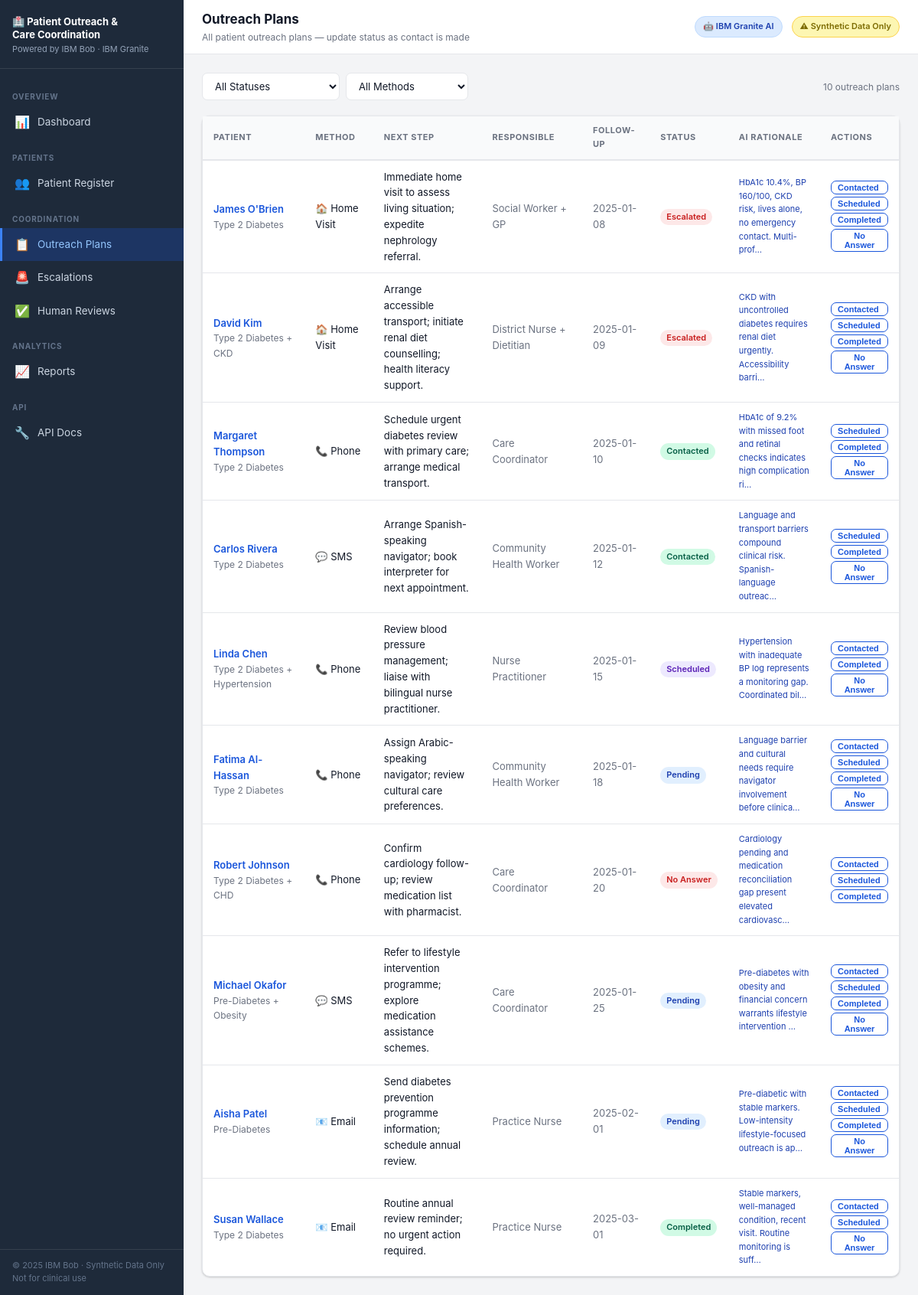
Screenshot of /outreach with the database file from the repository.
### database.py (models this page shows)
class OutreachPlan(Base):
    __tablename__ = "outreach_plans"
    id              = Column(Integer, primary_key=True, index=True)
    patient_id      = Column(Integer, ForeignKey("patients.id"))
    contact_method  = Column(String(50))  # Phone, SMS, Email, Home Visit
    next_step       = Column(Text)
    responsible_role= Column(String(100))
    follow_up_date  = Column(String(20))
    status          = Column(String(30), default="Pending")
    ai_rationale    = Column(Text)        # Granite-generated explanation
    notes           = Column(Text)
    created_at      = Column(DateTime, default=datetime.utcnow)
    updated_at      = Column(DateTime, default=datetime.utcnow, onupdate=datetime.utcnow)
    patient = relationship("Patient", back_populates="outreach_plans")

class Patient(Base):
    __tablename__ = "patients"
    id                 = Column(Integer, primary_key=True, index=True)
    name               = Column(String(100), nullable=False)
    age                = Column(Integer)
    gender             = Column(String(20))
    condition          = Column(String(100))          # primary chronic condition
    hba1c              = Column(Float)                # diabetes marker
    blood_pressure     = Column(String(20))
    last_visit         = Column(String(20))           # date string YYYY-MM-DD
    phone              = Column(String(30))
    email              = Column(String(100))
    address            = Column(String(200))
    insurance          = Column(String(50))
    language           = Column(String(50), default="English")
    ai_risk_score      = Column(Float)                # 0–100
    ai_risk_level      = Column(String(20))
    reviewed_risk_level= Column(String(20))           # after human review
    missing_data_flags = Column(Text)                 # JSON list
    created_at         = Column(DateTime, default=datetime.utcnow)
    outreach_plans  = relationship("OutreachPlan",  back_populates="patient", cascade="all, delete")
    care_barriers   = relationship("CareBarrier",   back_populates="patient", cascade="all, delete")
    escalations     = relationship("Escalation",    back_populates="patient", cascade="all, delete")
    review_records  = relationship("ReviewRecord",  back_populates="patient", cascade="all, delete")

### main.py (the view)
@app.get("/outreach", response_class=HTMLResponse)
async def outreach_page(request: Request, db: Session = Depends(get_db)):
    plans = (
        db.query(OutreachPlan)
        .order_by(OutreachPlan.follow_up_date.asc())
        .all()
    )
    return templates.TemplateResponse(request, "outreach.html", {
        "plans": plans,
    })

### templates/outreach.html (shortened to what this page needs)
{% extends "base.html" %}
{% block page_title %}Outreach Plans{% endblock %}
{% block page_sub %}All patient outreach plans — update status as contact is made{% endblock %}
{% block content %}
<div class="d-flex align-center gap-2 mb-3" style="justify-content:space-between;flex-wrap:wrap;">
  <div style="display:flex;gap:8px;flex-wrap:wrap;">
    <select id="statusFilter" class="form-control" style="width:180px;" onchange="filterPlans()">
      <option value="">All Statuses</option>
    </select>
    <select id="methodFilter" class="form-control" style="width:160px;" onchange="filterPlans()">
      <option value="">All Methods</option>
    </select>
  </div>
  <span class="text-muted text-sm">{{ plans|length }} outreach plans</span>
</div>
<div class="card">
  <div class="table-wrap">
    <table id="outreachTable">
      <thead>
        <tr>
          <th>Patient</th>
          <th>Method</th>
          <th>Next Step</th>
          <th>Responsible</th>
          <th>Follow-up</th>
          <th>Status</th>
          <th>AI Rationale</th>
          <th>Actions</th>
        </tr>
      </thead>
      <tbody>
        {% for plan in plans %}
        {% set s = plan.status | lower | replace(' ', '') %}
        <tr data-status="{{ plan.status }}" data-method="{{ plan.contact_method }}">
          <td>
            <a href="/patients/{{ plan.patient_id }}" style="font-weight:600;">{{ plan.patient.name }}</a>
            <div class="text-muted text-sm">{{ plan.patient.condition }}</div>
          </td>
          <td>
            <span>
              {% if plan.contact_method == 'Phone' %}📞
              {% elif plan.contact_method == 'SMS' %}💬
              {% elif plan.contact_method == 'Email' %}📧
              {% elif plan.contact_method == 'Home Visit' %}🏠
              {% endif %}
              {{ plan.contact_method }}
            </span>
          </td>
          <td style="max-width:220px;">{{ plan.next_step }}</td>
          <td class="text-muted">{{ plan.responsible_role }}</td>
          <td class="text-muted">
            {{ plan.follow_up_date }}
          </td>
          <td>
            <span class="badge badge-{{ 'noanswer' if s=='noanswer' else s }}">{{ plan.status }}</span>
          </td>
          <td style="max-width:180px;font-size:11px;color:#1e40af;">
            {% if plan.ai_rationale %}
            <span title="{{ plan.ai_rationale }}">{{ plan.ai_rationale[:80] }}…</span>
            {% else %}—{% endif %}
          </td>
          <td>
            <div style="display:flex;flex-direction:column;gap:3px;">
              {% for st in ['Contacted','Scheduled','Completed','No Answer'] %}
              {% if plan.status != st %}
              <button class="btn btn-outline btn-xs"
                onclick="updateStatus({{ plan.id }}, '{{ st }}', this)">
                {{ st }}
              </button>
              {% endif %}
              {% endfor %}
            </div>
          </td>
        </tr>
        {% endfor %}
      </tbody>
    </table>
  </div>
</div>
{% endblock %}

### static/css/style.css (style rules this page uses)
:root { --primary: #1a56db; --primary-d: #1341ad; --urgent: #e02424; --high: #ff5a1f; --medium: #e3a008; --low: #0e9f6e; --info: #3f83f8; --bg: #f3f4f6; --surface: #ffffff; --border: #e5e7eb; --text: #111827; --muted: #6b7280; --sidebar-w: 240px; --radius: 10px; --shadow: 0 1px 3px rgba(0,0,0,.12), 0 1px 2px rgba(0,0,0,.08); }
*, *::before, *::after { box-sizing: border-box; margin: 0; padding: 0; }
body { font-family: -apple-system, "Segoe UI", system-ui, sans-serif; font-size: 14px; line-height: 1.6; color: var(--text); background: var(--bg); display: flex; min-height: 100vh; }
a { color: var(--primary); text-decoration: none; }
.card { background: var(--surface); border: 1px solid var(--border); border-radius: var(--radius); box-shadow: var(--shadow); }
.badge { display: inline-block; font-size: 11px; font-weight: 600; padding: 2px 8px; border-radius: 99px; white-space: nowrap; }
.badge-pending { background: #e1effe; color: #1e40af; }
.badge-contacted { background: #d1fae5; color: #065f46; }
.badge-noanswer { background: #fde8e8; color: #c81e1e; }
.badge-scheduled { background: #ede9fe; color: #5b21b6; }
.badge-completed { background: #d1fae5; color: #065f46; }
.badge-escalated { background: #fde8e8; color: #c81e1e; }
.table-wrap { overflow-x: auto; }
table { width: 100%; border-collapse: collapse; }
th { text-align: left; font-size: 11px; font-weight: 700; text-transform: uppercase; letter-spacing: .05em; color: var(--muted); padding: 10px 14px; border-bottom: 2px solid var(--border); background: #f9fafb; }
td { padding: 11px 14px; border-bottom: 1px solid var(--border); font-size: 13px; vertical-align: middle; }
tr:last-child td { border-bottom: none; }
.btn { display: inline-flex; align-items: center; gap: 6px; padding: 7px 14px; border-radius: 7px; font-size: 13px; font-weight: 600; cursor: pointer; border: none; transition: background .15s, transform .1s; }
.btn-outline { background: transparent; color: var(--primary); border: 1.5px solid var(--primary); }
.btn-xs { padding: 2px 8px; font-size: 11px; }
.form-control { width: 100%; padding: 8px 12px; border: 1.5px solid var(--border); border-radius: 7px; font-size: 13px; font-family: inherit; color: var(--text); background: var(--surface); transition: border-color .15s; }
.mb-3 { margin-bottom: 20px; }
.text-muted { color: var(--muted); }
.text-sm { font-size: 12px; }
.d-flex { display: flex; }
.align-center { align-items: center; }
.gap-2 { gap: 8px; }

### rows the page displays
OutreachPlan: patient.name "James O'Brien", patient.condition "Type 2 Diabetes", contact_method "Home Visit", next_step "Immediate home visit to assess living situation; expedite nephrology referral.", responsible_role "Social Worker + GP", follow_up_date "2025-01-08", status "Escalated", ai_rationale "HbA1c 10.4%, BP 160/100, CKD risk, lives alone, no emergency contact. Multi-prof", st "Contacted" "Scheduled" "Completed" "No Answer"
OutreachPlan: patient.name "David Kim", patient.condition "Type 2 Diabetes + CKD", contact_method "Home Visit", next_step "Arrange accessible transport; initiate renal diet counselling; health literacy support.", responsible_role "District Nurse + Dietitian", follow_up_date "2025-01-09", status "Escalated", ai_rationale "CKD with uncontrolled diabetes requires renal diet urgently. Accessibility barri", st "Contacted" "Scheduled" "Completed" "No Answer"
OutreachPlan: patient.name "Margaret Thompson", patient.condition "Type 2 Diabetes", contact_method "Phone", next_step "Schedule urgent diabetes review with primary care; arrange medical transport.", responsible_role "Care Coordinator", follow_up_date "2025-01-10", status "Contacted", ai_rationale "HbA1c of 9.2% with missed foot and retinal checks indicates high complication ri", st "Scheduled" "Completed" "No Answer"
OutreachPlan: patient.name "Carlos Rivera", patient.condition "Type 2 Diabetes", contact_method "SMS", next_step "Arrange Spanish-speaking navigator; book interpreter for next appointment.", responsible_role "Community Health Worker", follow_up_date "2025-01-12", status "Contacted", ai_rationale "Language and transport barriers compound clinical risk. Spanish-language outreac", st "Scheduled" "Completed" "No Answer"
OutreachPlan: patient.name "Linda Chen", patient.condition "Type 2 Diabetes + Hypertension", contact_method "Phone", next_step "Review blood pressure management; liaise with bilingual nurse practitioner.", responsible_role "Nurse Practitioner", follow_up_date "2025-01-15", status "Scheduled", ai_rationale "Hypertension with inadequate BP log represents a monitoring gap. Coordinated bil", st "Contacted" "Completed" "No Answer"
OutreachPlan: patient.name "Fatima Al-Hassan", patient.condition "Type 2 Diabetes", contact_method "Phone", next_step "Assign Arabic-speaking navigator; review cultural care preferences.", responsible_role "Community Health Worker", follow_up_date "2025-01-18", status "Pending", ai_rationale "Language barrier and cultural needs require navigator involvement before clinica", st "Contacted" "Scheduled" "Completed" "No Answer"
OutreachPlan: patient.name "Robert Johnson", patient.condition "Type 2 Diabetes + CHD", contact_method "Phone", next_step "Confirm cardiology follow-up; review medication list with pharmacist.", responsible_role "Care Coordinator", follow_up_date "2025-01-20", status "No Answer", ai_rationale "Cardiology pending and medication reconciliation gap present elevated cardiovasc", st "Contacted" "Scheduled" "Completed"
OutreachPlan: patient.name "Michael Okafor", patient.condition "Pre-Diabetes + Obesity", contact_method "SMS", next_step "Refer to lifestyle intervention programme; explore medication assistance schemes.", responsible_role "Care Coordinator", follow_up_date "2025-01-25", status "Pending", ai_rationale "Pre-diabetes with obesity and financial concern warrants lifestyle intervention", st "Contacted" "Scheduled" "Completed" "No Answer"
OutreachPlan: patient.name "Aisha Patel", patient.condition "Pre-Diabetes", contact_method "Email", next_step "Send diabetes prevention programme information; schedule annual review.", responsible_role "Practice Nurse", follow_up_date "2025-02-01", status "Pending", ai_rationale "Pre-diabetic with stable markers. Low-intensity lifestyle-focused outreach is ap", st "Contacted" "Scheduled" "Completed" "No Answer"
OutreachPlan: patient.name "Susan Wallace", patient.condition "Type 2 Diabetes", contact_method "Email", next_step "Routine annual review reminder; no urgent action required.", responsible_role "Practice Nurse", follow_up_date "2025-03-01", status "Completed", ai_rationale "Stable markers, well-managed condition, recent visit. Routine monitoring is suff", st "Contacted" "Scheduled" "No Answer"

### other values shown
{{ plans|length }} "10"
